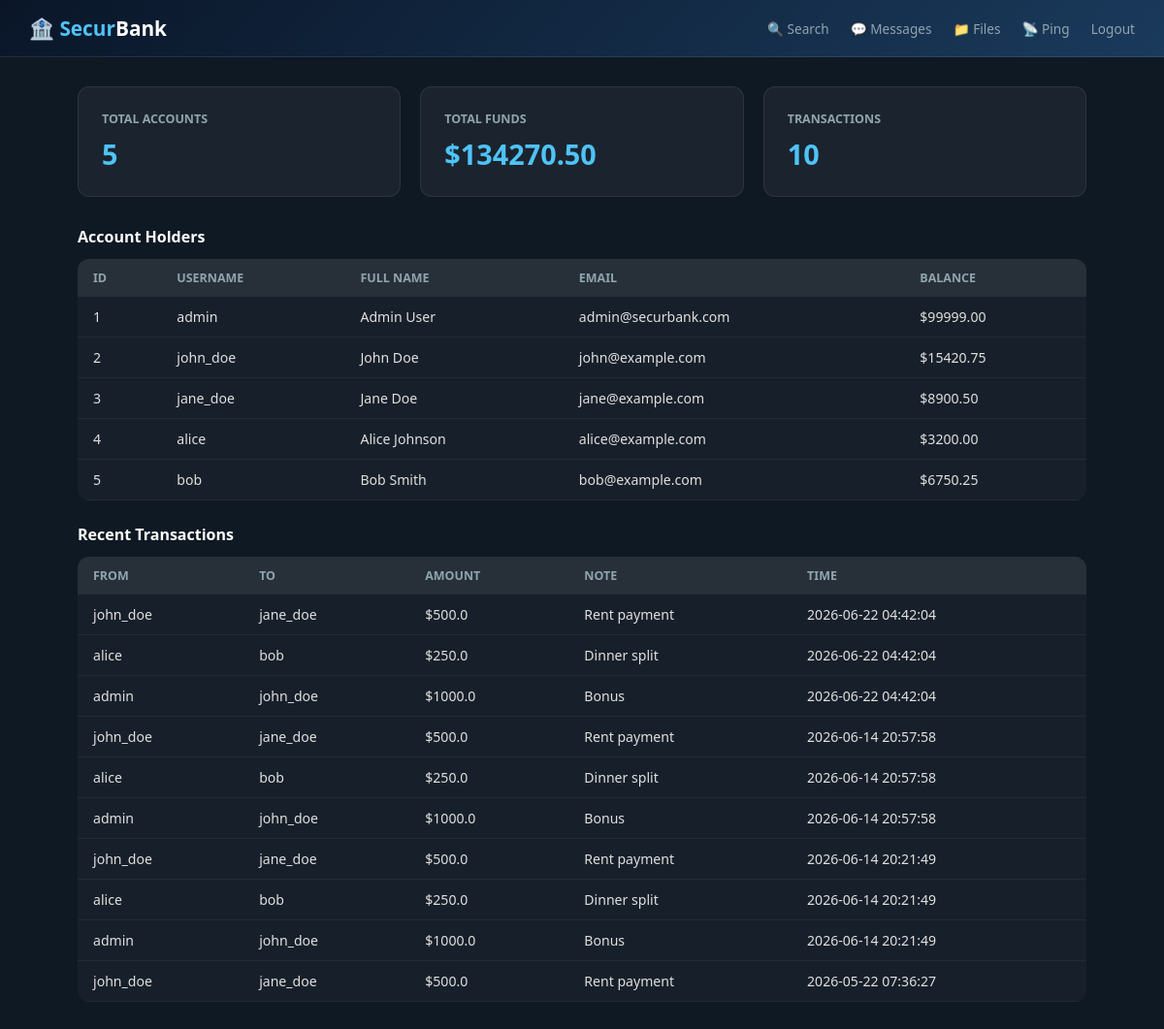
The app's page /dashboard (signed in) with its own data.
### tables this page shows
CREATE TABLE users (
            id        INTEGER PRIMARY KEY AUTOINCREMENT,
            username  TEXT NOT NULL UNIQUE,
            password  TEXT NOT NULL,
            full_name TEXT,
            email     TEXT,
            balance   REAL DEFAULT 0.00
        );

CREATE TABLE transactions (
            id         INTEGER PRIMARY KEY AUTOINCREMENT,
            from_user  TEXT,
            to_user    TEXT,
            amount     REAL,
            note       TEXT,
            created_at DATETIME DEFAULT CURRENT_TIMESTAMP
        );

### routes/bank.py (the view)
@bank_bp.route('/dashboard')
@login_required
def dashboard():
    conn   = get_db()
    users  = conn.execute('SELECT * FROM users').fetchall()
    txns   = conn.execute(
        'SELECT * FROM transactions ORDER BY created_at DESC LIMIT 10'
    ).fetchall()
    conn.close()
    return render_template('dashboard.html', users=users, transactions=txns)

### app.py (called while the page is built)
@app.after_request
def add_ngrok_header(response):
    response.headers['ngrok-skip-browser-warning'] = 'true'
    return response

### db/init_db.py (called while the page is built)
def get_db():
    conn = sqlite3.connect(DB_PATH)
    conn.row_factory = sqlite3.Row
    return conn

### routes/bank.py (called while the page is built)
def login_required(f):
    from functools import wraps
    @wraps(f)
    def decorated(*args, **kwargs):
        if 'user' not in session:
            return redirect('/login')
        return f(*args, **kwargs)
    return decorated

### templates/dashboard.html (shortened to what this page needs)
<!DOCTYPE html>
<html lang="en">
<head><meta charset="UTF-8"/><title>SecurBank — Dashboard</title>
</head>
<body>
<nav>
  <h1>🏦 <span>Secur</span>Bank</h1>
  <div>
    <a href="/search">🔍 Search</a>
    <a href="/messages">💬 Messages</a>
    <a href="/files">📁 Files</a>
    <a href="/ping">📡 Ping</a>
    <a href="/logout">Logout</a>
  </div>
</nav>
<div class="main">
  <div class="cards">
    <div class="card"><h3>Total Accounts</h3>
      <div class="val">{{ users|length }}</div></div>
    <div class="card"><h3>Total Funds</h3>
      <div class="val">${{ "%.2f"|format(users|sum(attribute='balance')) }}</div></div>
    <div class="card"><h3>Transactions</h3>
      <div class="val">{{ transactions|length }}</div></div>
  </div>
  <div class="sec">Account Holders</div>
  <table>
    <tr><th>ID</th><th>Username</th><th>Full Name</th><th>Email</th><th>Balance</th></tr>
    {% for u in users %}
    <tr><td>{{u.id}}</td><td>{{u.username}}</td><td>{{u.full_name}}</td>
        <td>{{u.email}}</td><td>${{"%.2f"|format(u.balance)}}</td></tr>
    {% endfor %}
  </table>
  <div class="sec">Recent Transactions</div>
  <table>
    <tr><th>From</th><th>To</th><th>Amount</th><th>Note</th><th>Time</th></tr>
    {% for t in transactions %}
    <tr><td>{{t.from_user}}</td><td>{{t.to_user}}</td><td>${{t.amount}}</td>
        <td>{{t.note}}</td><td>{{t.created_at}}</td></tr>
    {% endfor %}
  </table>
</div>
</body></html>

### templates/dashboard.html (style rules this page uses)
* { margin:0;padding:0;box-sizing:border-box; }
body { font-family:'Segoe UI',sans-serif;background:#0f1923;color:#e0e0e0; }
nav { background:linear-gradient(135deg,#0a1628,#1a3a5c);padding:15px 30px; display:flex;align-items:center;justify-content:space-between; border-bottom:1px solid rgba(255,255,255,0.1); }
nav h1 { color:#fff;font-size:1.3rem; }
nav h1 span { color:#4fc3f7; }
nav a { color:#90a4ae;text-decoration:none;font-size:0.85rem;margin-left:18px; }
.main { padding:30px;max-width:1100px;margin:0 auto; }
.cards { display:grid;grid-template-columns:repeat(3,1fr);gap:20px;margin-bottom:30px; }
.card { background:rgba(255,255,255,0.05);border:1px solid rgba(255,255,255,0.08); border-radius:12px;padding:24px; }
.card h3 { color:#90a4ae;font-size:0.78rem;text-transform:uppercase;margin-bottom:8px; }
.card .val { font-size:1.8rem;font-weight:700;color:#4fc3f7; }
table { width:100%;border-collapse:collapse;background:rgba(255,255,255,0.03); border-radius:12px;overflow:hidden; }
th { background:rgba(255,255,255,0.07);padding:11px 16px;text-align:left; color:#90a4ae;font-size:0.78rem;text-transform:uppercase; }
td { padding:11px 16px;border-bottom:1px solid rgba(255,255,255,0.05);font-size:0.88rem; }
.sec { font-size:1rem;color:#fff;margin:24px 0 12px;font-weight:600; }

### records on screen
users: id "1", username "admin", full_name "Admin User", email "admin@securbank.com", balance "99999.00"
users: id "2", username "john_doe", full_name "John Doe", email "john@example.com", balance "15420.75"
users: id "3", username "jane_doe", full_name "Jane Doe", email "jane@example.com", balance "8900.50"
users: id "4", username "alice", full_name "Alice Johnson", email "alice@example.com", balance "3200.00"
users: id "5", username "bob", full_name "Bob Smith", email "bob@example.com", balance "6750.25"
transactions: from_user "john_doe", to_user "jane_doe", amount "500.0", note "Rent payment", created_at "2026-06-22 04:42:04"
transactions: from_user "alice", to_user "bob", amount "250.0", note "Dinner split", created_at "2026-06-22 04:42:04"
transactions: from_user "admin", to_user "john_doe", amount "1000.0", note "Bonus", created_at "2026-06-22 04:42:04"
transactions: from_user "john_doe", to_user "jane_doe", amount "500.0", note "Rent payment", created_at "2026-06-14 20:57:58"
transactions: from_user "alice", to_user "bob", amount "250.0", note "Dinner split", created_at "2026-06-14 20:57:58"
transactions: from_user "admin", to_user "john_doe", amount "1000.0", note "Bonus", created_at "2026-06-14 20:57:58"
transactions: from_user "john_doe", to_user "jane_doe", amount "500.0", note "Rent payment", created_at "2026-06-14 20:21:49"
transactions: from_user "alice", to_user "bob", amount "250.0", note "Dinner split", created_at "2026-06-14 20:21:49"
transactions: from_user "admin", to_user "john_doe", amount "1000.0", note "Bonus", created_at "2026-06-14 20:21:49"
transactions: from_user "john_doe", to_user "jane_doe", amount "500.0", note "Rent payment", created_at "2026-05-22 07:36:27"

### other values on screen
{{ users|length }} "5"
{{ "%.2f"|format(users|sum(attribute='balance')) }} "134270.50"
{{ transactions|length }} "10"
